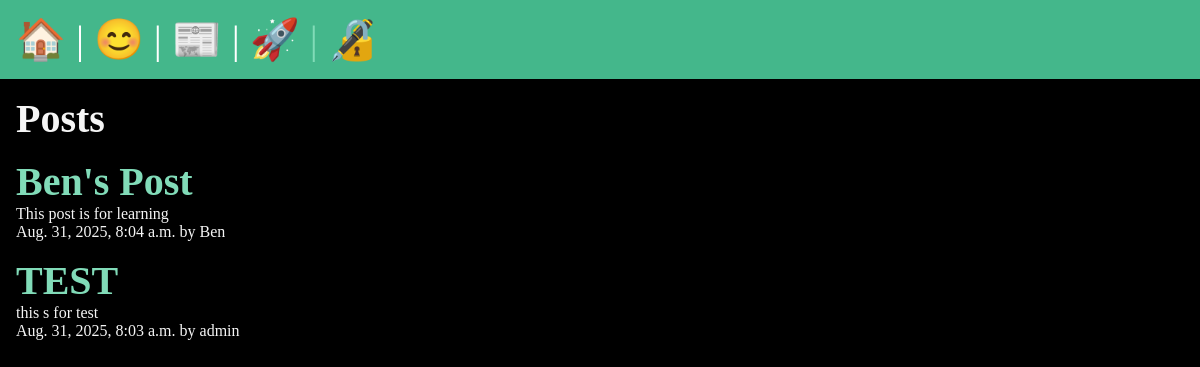
/posts/, run on the app's committed database.
### posts/models.py (models this page shows, shortened)
class Post(models.Model):
    title = models.CharField(max_length=20)
    body = models.TextField()
    slug = models.SlugField()
    date = models.DateTimeField(auto_now_add=True) #automatically add date,time when a user posts.
    banner = models.ImageField(default='fallback.png', blank=True)
    author = models.ForeignKey(User, on_delete=models.CASCADE, default=None) #if the user gets deleted all his posts will also get delete

### posts/views.py (the view)
# urls.py: path('', views.posts_lists, name='list'),
def posts_lists(request):
    posts = Post.objects.all().order_by('-date')
    context = {
        'posts': posts,
    }
    return render(request,'posts/posts_list.html',context)

### posts/templates/posts/posts_list.html (shortened to what this page needs)
{% extends "layout.html" %}
{% block content %}
    <section>
        <h1>Posts</h1>
        {% for post in posts %}
            <article class='post'>
                <h2>
                    <a href="{% url 'posts:page' slug=post.slug %}">
                        {{post.title}}
                    </a>
                </h2>
                <p>{{post.body}}</p>
                <p>{{post.date}} by {{post.author}} </p>
            </article>
        {% endfor %}
    </section>
{% endblock content %}

### data on the page
Post: title "Ben's Post", body "This post is for learning", date "Aug. 31, 2025, 8:04 a.m.", author "Ben"
Post: title "TEST", body "this s for test", date "Aug. 31, 2025, 8:03 a.m.", author "admin"
